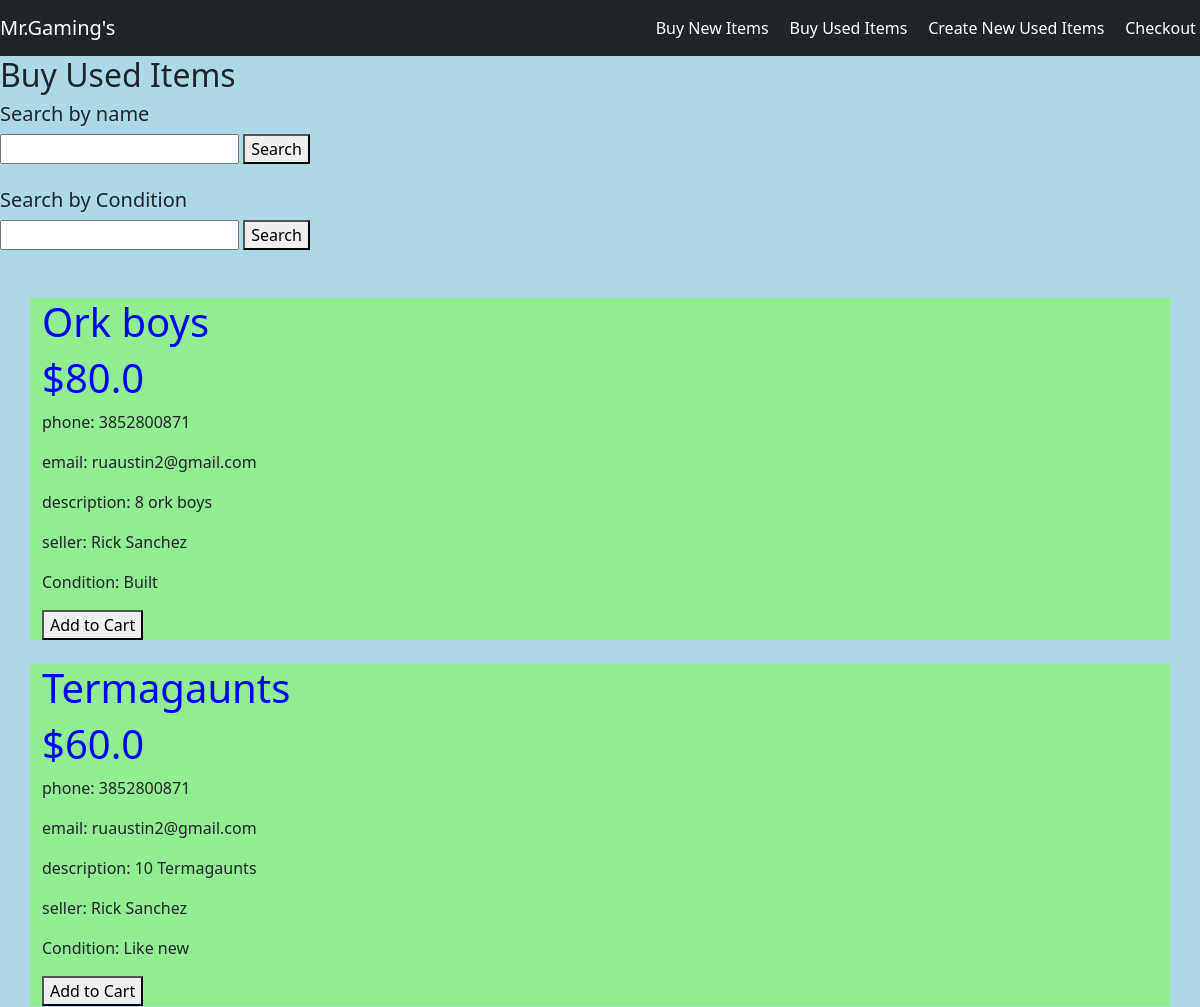
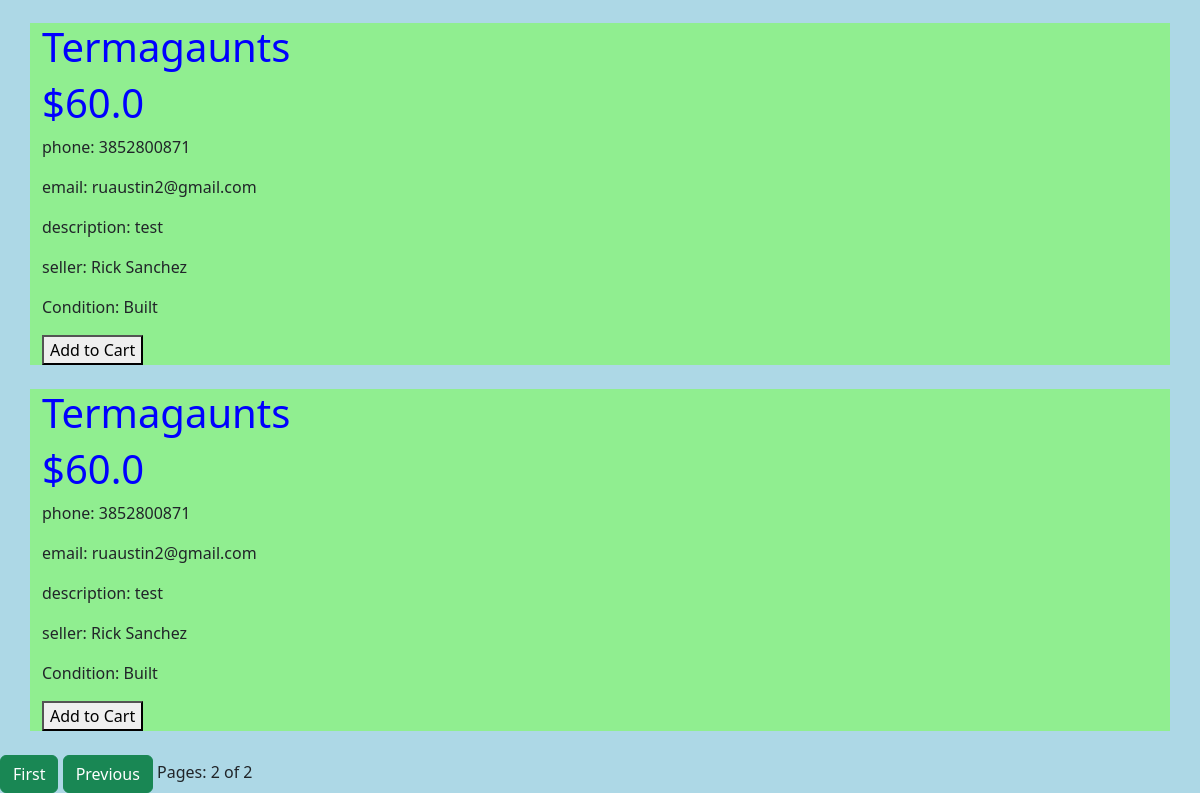
/usedbuy/?page=2, run on the app's committed database (2 pictures, top to bottom).
### warhammer/models.py (models this page shows, shortened)
class usedBuy(models.Model):
    product = models.CharField(max_length=200)
    description = models.TextField(max_length=2000)
    price = models.FloatField()
    condition = models.CharField(max_length=200)
    seller = models.CharField(max_length=200)
    email = models.EmailField()
    phone = models.IntegerField()

### warhammer/views.py (the view)
# urls.py: path('usedbuy/', views.usedbuy, name='usedbuy'),
def usedbuy(request):
    usedlist = usedBuy.objects.all()
    prod_name = request.GET.get('name')
    if prod_name != '' and prod_name is not None:
        usedlist = usedBuy.objects.filter(product__contains = prod_name)
    prod_tag = request.GET.get('tag')
    if prod_tag != '' and prod_tag is not None:
        usedlist = usedBuy.objects.filter(condition__contains = prod_tag)
    adduitem = request.POST.get("ID")
    if adduitem != None:
        useditem = usedBuy.objects.get(id = adduitem)
        uprices = useditem.price
        uproducts = useditem.product
        ucheckouts = checkout.objects.create(product = uproducts, price = uprices, type='used')
    paginator = Paginator(usedlist, 5)
    page = request.GET.get('page')
    usedlist = paginator.get_page(page)
    return render(request, 'warhammer/used.html', {'usedlist':usedlist})

### warhammer/templates/warhammer/used.html (shortened to what this page needs)
{% extends 'warhammer/base.html' %}
{% block body %}
<h2>Buy Used Items</h2>
    <div class="row">
        <h5>Search by name</h5>
        <form action="" METHOD="get">
            <input type="search" name="name">
            <button type="submit">Search</button>
        </form>
    </div>
    <br>
    <div class="row">
        <h5>Search by Condition</h5>
        <form action="" METHOD="get">
            <input type="search" name="tag">
            <button type="submit">Search</button>
        </form>
</div>
<br>
<br>
{% for new_item in usedlist %}
    <div class="container">
        <div class="row">
            <div class="col-md-6">
                <h1>{{new_item.product}}</h1>
                <h1>${{new_item.price}}</h1>
                <p>phone: {{new_item.phone}}</p>
                <p>email: {{new_item.email}}</p>
                <p>description: {{new_item.description}}</p>
                <p>seller: {{new_item.seller}}</p>
                <p>Condition: {{new_item.condition}}</p>
            </div>
            <form action="" method="POST">
                <button type="submit">Add to Cart</button>
            </form>
        </div>
    </div>
    <br>
{% endfor %}
{% if usedlist.has_previous %}
    <a href="?page=1" class="btn btn-success">First</a>
    <a href="?page={{ usedlist.previous_page_number }}" class="btn btn-success">Previous</a>
{% endif %}
Pages: {{ usedlist.number }} of {{ usedlist.paginator.num_pages }}
{% endblock %}

### warhammer/static/warhammer/style.css (style rules this page uses)
body { background-color: lightblue; }
h1 { color: blue; }
.container { background-color: lightgreen; }

### data on the page
usedBuy: product "Ork boys", price "80.0", phone "3852800871", email "ruaustin2@gmail.com", description "8 ork boys", seller "Rick Sanchez", condition "Built"
usedBuy: product "Termagaunts", price "60.0", phone "3852800871", email "ruaustin2@gmail.com", description "10 Termagaunts", seller "Rick Sanchez", condition "Like new"
usedBuy: product "Termagaunts", price "60.0", phone "3852800871", email "ruaustin2@gmail.com", description "test", seller "Rick Sanchez", condition "Built"
usedBuy: product "Termagaunts", price "60.0", phone "3852800871", email "ruaustin2@gmail.com", description "test", seller "Rick Sanchez", condition "Built"

### other printed values
{{ usedlist.number }} "2"
{{ usedlist.paginator.num_pages }} "2"
